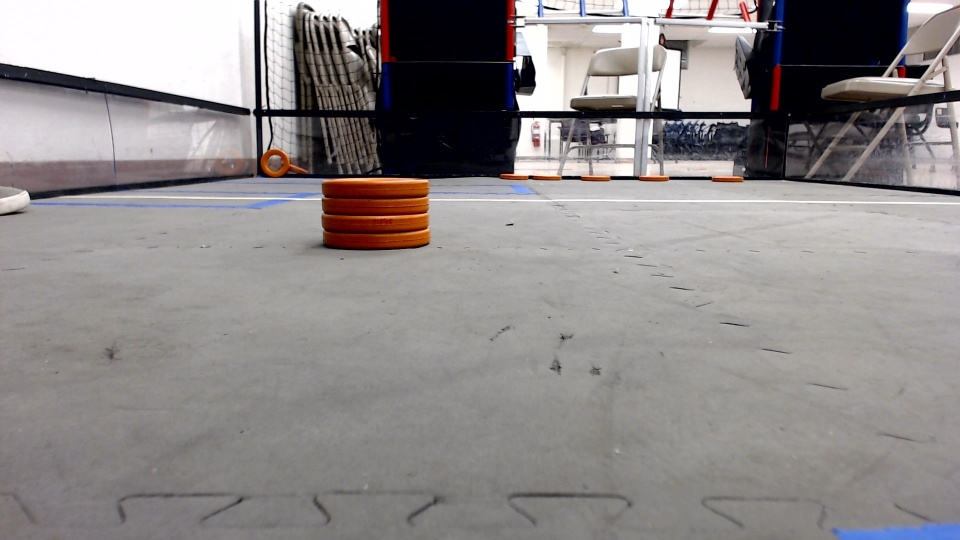
#> input picture FTC/blah.jpg, 960 x 540 px, given in place of the camera
$ python color_detection.py
#> lines starting #> are read from the running program, lines starting #| are printed output that depends on the picture; after the words box and inside, x2 and y2 are one past the last pixel; in counts of white or black regions, pixels touching at a corner belong together
import cv2 as cv
import numpy as np
from time import sleep


vid = cv.VideoCapture(0)
while vid.isOpened():
    ret, frame = vid.read()
#> frame is the input picture: shape (540, 960, 3); mean B, G, R 137.9, 137.9, 142.4

    if ret == True:
        blur = cv.blur(frame, (5,5))
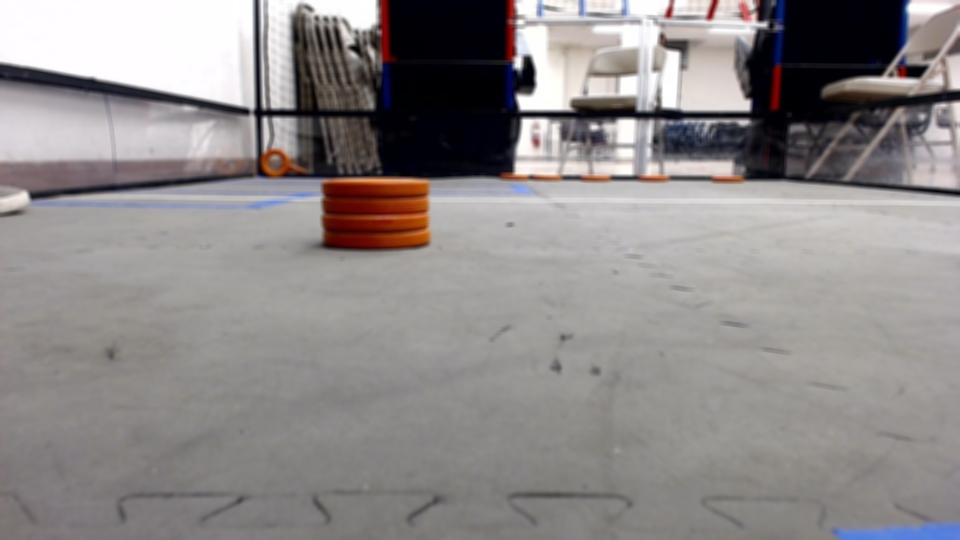
#> blur: shape (540, 960, 3); mean B, G, R 137.9, 137.9, 142.4

        lower_range = np.array([60, 36, 30])
        upper_range = np.array([150, 100, 71])
        binary = cv.inRange(blur, lower_range, upper_range)
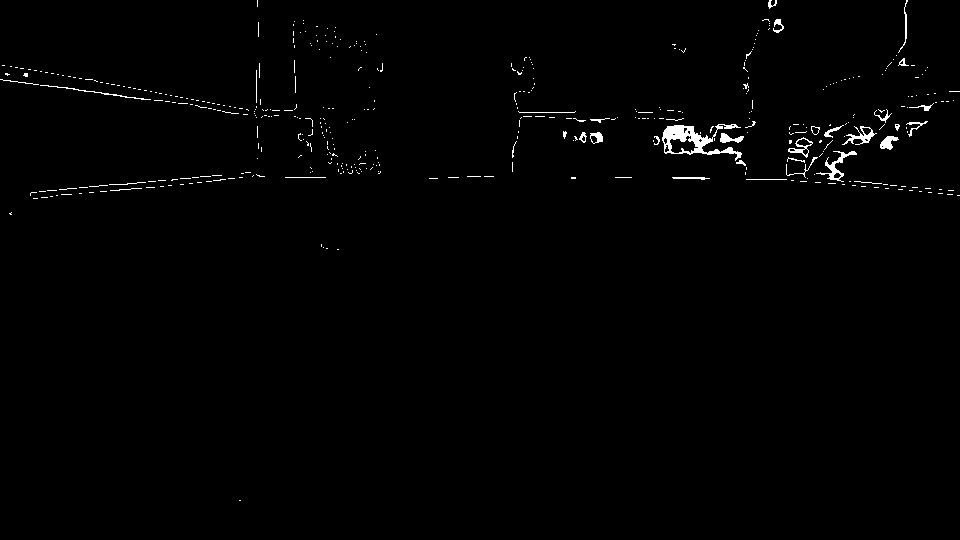
#> binary: shape (540, 960); 0.96% white; 447 white regions (411 under 20 px)

        contours, _ = cv.findContours(binary, cv.RETR_TREE, cv.CHAIN_APPROX_SIMPLE)
#> contours = 467 contours, 440 with area under 20; largest, box (x1, y1, x2, y2) and area: (662, 124, 742, 161) 1174, (669, 135, 699, 154) 314, (816, 151, 857, 182) 224, (842, 126, 877, 145) 192, (788, 137, 813, 158) 190
        drawn = cv.drawContours(frame, contours, -1, (0, 255, 0), 2)
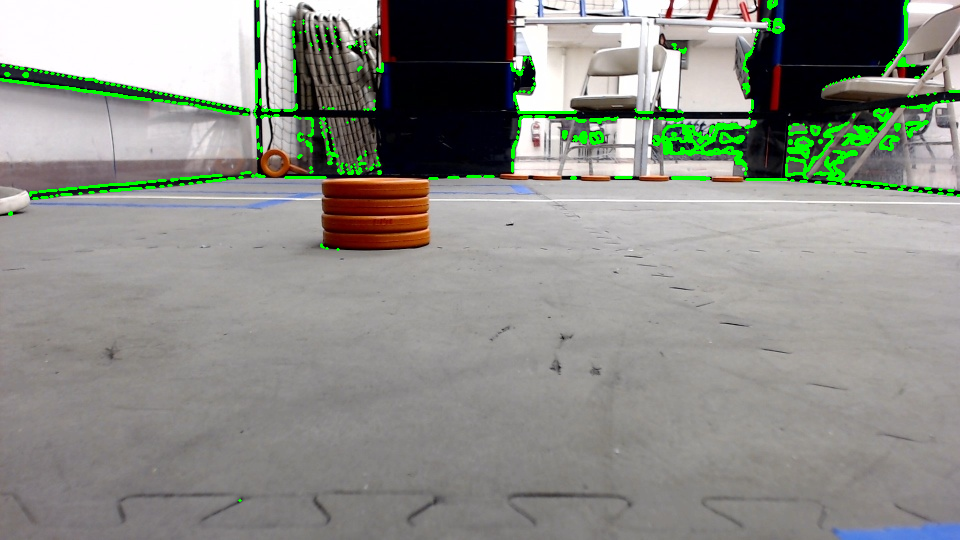
#> drawn: shape (540, 960, 3); mean B, G, R 136.4, 142.8, 141.1
        cv.imshow('Drawn', drawn)
        cv.waitKey()
    else:
        break

    sleep(0.1)

vid.release()
cv.destroyAllWindows()
